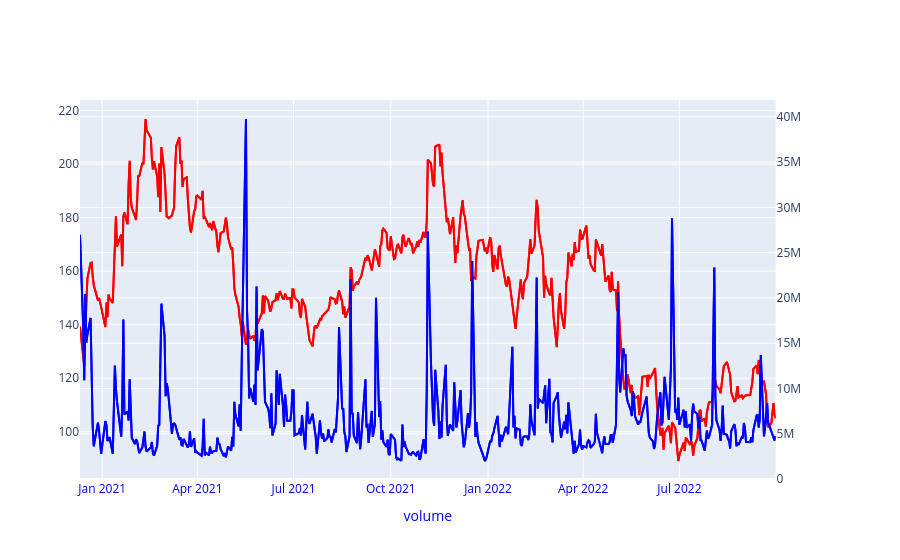

Notebook code cell kept with this figure:
### Code cell
#plotly 로 2중축차트
from plotly.subplots import make_subplots
fig = make_subplots(specs=[[{"secondary_y":True}]]) #2dimension list 로 spec 지정

sub_fig_1 = px.line(df_abnb, x="Date", y='Close')
sub_fig_1.update_traces(line_color='red')
sub_fig_2 = px.line(df_abnb, x="Date", y="Volume")
sub_fig_2.update_traces(line_color='blue')


#레이블 설정
sub_fig_2.update_traces(yaxis='y2')
fig.add_traces(sub_fig_1.data+ sub_fig_2.data)

#레이블 설정
fig.layout.xaxis.title= 'Date'
fig.layout.xaxis.title= 'Close'
fig.layout.xaxis.color= 'red'
fig.layout.xaxis.title= 'volume'
fig.layout.xaxis.color= 'blue'

fig.add_traces(sub_fig_1.data+ sub_fig_2.data)

### Figure 1 — Plotly figure (JSON) as saved in the notebook; plotly's stock layout.template omitted (floating-point values rounded to 4 significant figures; data arrays with more than 128 entries replaced by an {"elided": "..."} marker saying what was removed)
{"data": [{"hovertemplate": "Date=%{x}<br>Close=%{y}<extra></extra>", "legendgroup": "", "line": {"color": "red", "dash": "solid"}, "marker": {"symbol": "circle"}, "mode": "lines", "name": "", "orientation": "v", "showlegend": false, "type": "scatter", "x": {"elided": "454 str values"}, "xaxis": "x", "y": {"elided": "454 float values"}, "yaxis": "y"}, {"hovertemplate": "Date=%{x}<br>Volume=%{y}<extra></extra>", "legendgroup": "", "line": {"color": "blue", "dash": "solid"}, "marker": {"symbol": "circle"}, "mode": "lines", "name": "", "orientation": "v", "showlegend": false, "type": "scatter", "x": {"elided": "454 str values"}, "xaxis": "x", "y": {"elided": "454 int values"}, "yaxis": "y2"}, {"hovertemplate": "Date=%{x}<br>Close=%{y}<extra></extra>", "legendgroup": "", "line": {"color": "red", "dash": "solid"}, "marker": {"symbol": "circle"}, "mode": "lines", "name": "", "orientation": "v", "showlegend": false, "type": "scatter", "x": {"elided": "454 str values"}, "xaxis": "x", "y": {"elided": "454 float values"}, "yaxis": "y"}, {"hovertemplate": "Date=%{x}<br>Volume=%{y}<extra></extra>", "legendgroup": "", "line": {"color": "blue", "dash": "solid"}, "marker": {"symbol": "circle"}, "mode": "lines", "name": "", "orientation": "v", "showlegend": false, "type": "scatter", "x": {"elided": "454 str values"}, "xaxis": "x", "y": {"elided": "454 int values"}, "yaxis": "y2"}], "layout": {"xaxis": {"anchor": "y", "color": "blue", "domain": [0, 0.94], "title": {"text": "volume"}}, "yaxis": {"anchor": "x", "domain": [0, 1]}, "yaxis2": {"anchor": "x", "overlaying": "y", "side": "right"}}}
